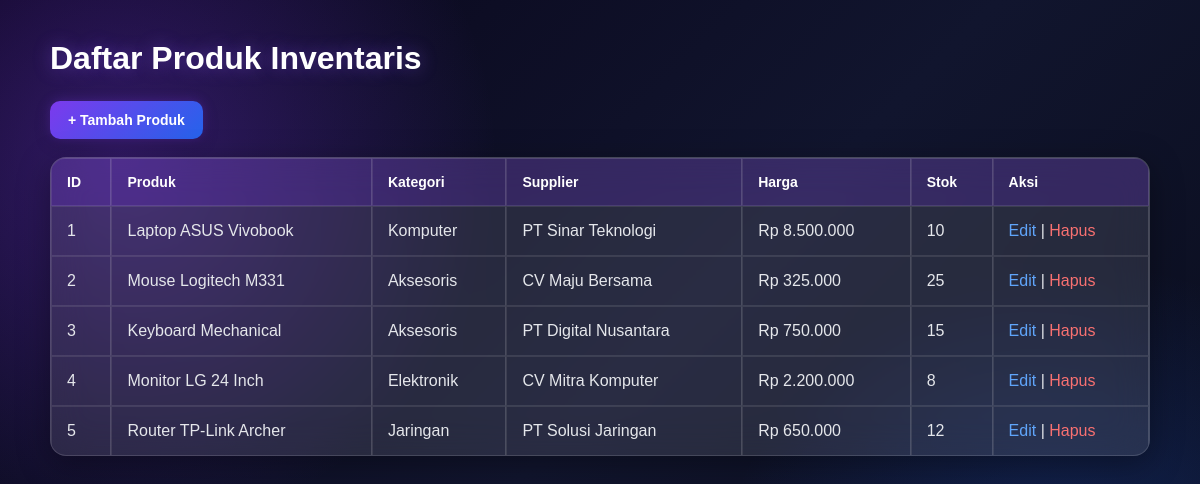
The page / on the database its author committed.
### tables this page shows
CREATE TABLE products (
    id INT AUTO_INCREMENT PRIMARY KEY,
    name VARCHAR(150) NOT NULL,
    category_id INT NOT NULL,
    supplier_id INT NOT NULL,
    price DECIMAL(12,2) NOT NULL,
    stock INT NOT NULL DEFAULT 0,

    CONSTRAINT fk_products_category
        FOREIGN KEY (category_id)
        REFERENCES categories(id)
        ON UPDATE CASCADE
        ON DELETE RESTRICT,

    CONSTRAINT fk_products_supplier
        FOREIGN KEY (supplier_id)
        REFERENCES suppliers(id)
        ON UPDATE CASCADE
        ON DELETE RESTRICT
);

CREATE TABLE categories (
    id INT AUTO_INCREMENT PRIMARY KEY,
    name VARCHAR(100) NOT NULL
);

CREATE TABLE suppliers (
    id INT AUTO_INCREMENT PRIMARY KEY,
    name VARCHAR(100) NOT NULL,
    phone VARCHAR(20)
);

### index.php (the view, shortened to what this page needs)
<?php
$db = Database::getInstance();
$pdo = $db->getConnection();
$sql = "
    SELECT
        products.id,
        products.name,
        categories.name AS category_name,
        suppliers.name AS supplier_name,
        products.price,
        products.stock
    FROM products
    INNER JOIN categories
        ON products.category_id = categories.id
    INNER JOIN suppliers
        ON products.supplier_id = suppliers.id
    ORDER BY products.id ASC
";
$stmt = $pdo->query($sql);
$products = $stmt->fetchAll();
?>
<!DOCTYPE html>
<html lang="id">
<head>
    <link rel="stylesheet" href="assets/style.css">
</head>
<body>
<div class="container">
    <h1>Daftar Produk Inventaris</h1>
    <a href="create.php" class="btn">+ Tambah Produk</a>
    <table border="1" cellpadding="10" cellspacing="0">
        <thead>
<tr>
    <th>ID</th>
    <th>Produk</th>
    <th>Kategori</th>
    <th>Supplier</th>
    <th>Harga</th>
    <th>Stok</th>
    <th>Aksi</th>
</tr>
</thead>
        <tbody>
            <?php foreach ($products as $product): ?>
                <tr>
                    <td><?= htmlspecialchars($product['id']) ?></td>
                    <td>
                        <?= htmlspecialchars($product['name']) ?>
                    </td>
                    <td>
                        <?= htmlspecialchars($product['category_name']) ?>
                    </td>
                    <td>
                        <?= htmlspecialchars($product['supplier_name']) ?>
                    </td>
                    <td>
                        Rp <?= number_format($product['price'], 0, ',', '.') ?>
                    </td>
                  <td><?= htmlspecialchars($product['stock']) ?></td>
<td>
   <a href="edit.php?id=<?= $product['id'] ?>" class="action-edit">Edit</a>
|
<a href="delete.php?id=<?= $product['id'] ?>" class="action-delete">Hapus</a>
</td>
</tr>
            <?php endforeach; ?>
        </tbody>
    </table>
 </div>
</body>
</html>

### assets/style.css (style rules this page uses)
* { box-sizing: border-box; margin: 0; padding: 0; }
body { font-family: Arial, Helvetica, sans-serif; min-height: 100vh; padding: 40px; color: #ffffff; background: radial-gradient(circle at 10% 20%, rgba(124, 58, 237, 0.35), transparent 30%), radial-gradient(circle at 90% 80%, rgba(37, 99, 235, 0.30), transparent 30%), linear-gradient(135deg, #09051a, #11152e, #080b18); background-attachment: fixed; }
.container { width: min(1100px, 100%); margin: 0 auto; }
h1 { font-size: 32px; margin-bottom: 24px; color: #ffffff; text-shadow: 0 0 18px rgba(139, 92, 246, 0.45); }
form, table { background: rgba(255, 255, 255, 0.08); border: 1px solid rgba(255, 255, 255, 0.16); box-shadow: 0 8px 32px rgba(0, 0, 0, 0.35), inset 0 1px 0 rgba(255, 255, 255, 0.08); backdrop-filter: blur(18px); -webkit-backdrop-filter: blur(18px); }
.btn, form button { display: inline-block; border: none; padding: 11px 18px; border-radius: 10px; color: #ffffff; background: linear-gradient(135deg, #7c3aed, #2563eb); font-size: 14px; font-weight: bold; text-decoration: none; cursor: pointer; box-shadow: 0 0 12px rgba(124, 58, 237, 0.35), 0 5px 15px rgba(0, 0, 0, 0.25); transition: all 0.25s ease; }
table { width: 100%; margin-top: 18px; border-collapse: separate; border-spacing: 0; overflow: hidden; border-radius: 16px; }
th, td { padding: 15px; text-align: left; border-bottom: 1px solid rgba(255, 255, 255, 0.10); }
th { color: #ffffff; background: rgba(124, 58, 237, 0.22); font-size: 14px; }
td { color: #e5e7eb; background: rgba(255, 255, 255, 0.025); }
tr:last-child td { border-bottom: none; }
tbody tr { transition: all 0.2s ease; }
a { color: #a78bfa; text-decoration: none; transition: 0.2s ease; }
.action-edit { color: #60a5fa; }
.action-delete { color: #f87171; }

### rows shown on the page
products: id "1", name "Laptop ASUS Vivobook", category.name "Komputer", supplier.name "PT Sinar Teknologi", price "8.500.000", stock "10"
products: id "2", name "Mouse Logitech M331", category.name "Aksesoris", supplier.name "CV Maju Bersama", price "325.000", stock "25"
products: id "3", name "Keyboard Mechanical", category.name "Aksesoris", supplier.name "PT Digital Nusantara", price "750.000", stock "15"
products: id "4", name "Monitor LG 24 Inch", category.name "Elektronik", supplier.name "CV Mitra Komputer", price "2.200.000", stock "8"
products: id "5", name "Router TP-Link Archer", category.name "Jaringan", supplier.name "PT Solusi Jaringan", price "650.000", stock "12"
